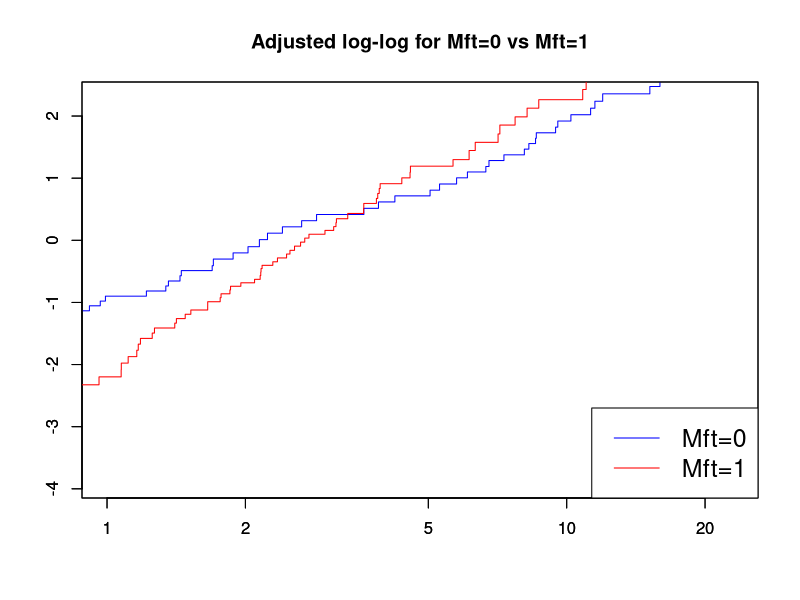
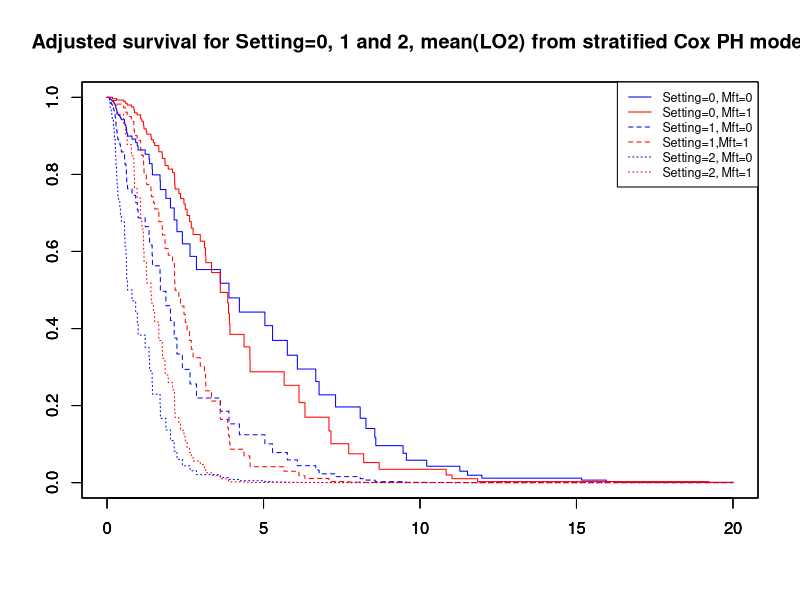
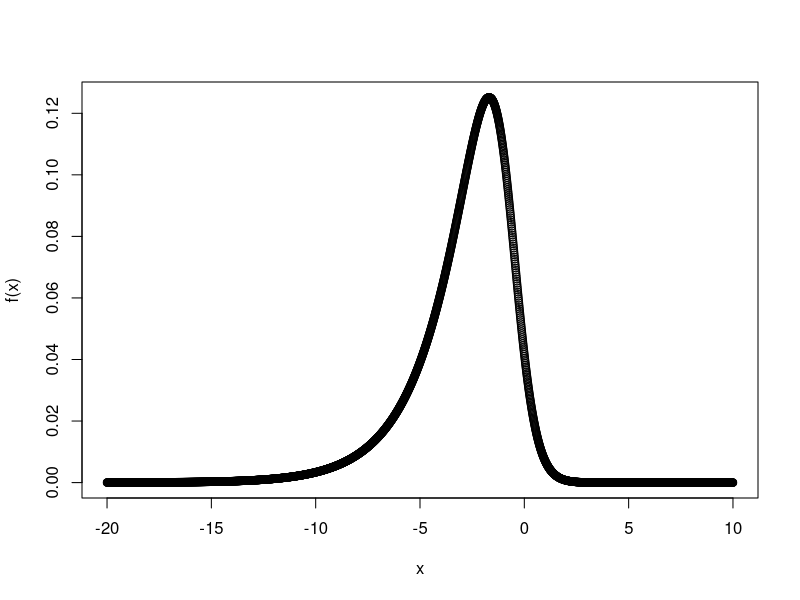
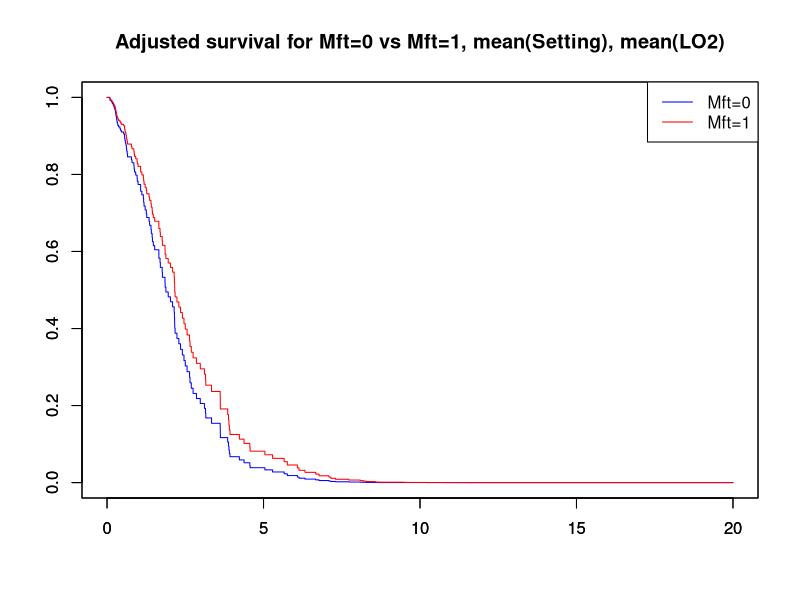

R code for these plots, in order:
## ---- chunk 1
library(knitr)
opts_chunk$set(tidy.opts=list(width.cutoff=80),tidy=TRUE)
## ---- chunk 2
knitr::opts_chunk$set(echo = TRUE)
knitr::opts_knit$set(root.dir = "C:/GitStuff/Survival_Analysis/MATH_629/Data")
## ---- chunk 3
rm(list=ls())
library(survival)
library(dplyr)
## ---- chunk 4
Ven.reset <-read.csv("VenresetMft.csv", header = TRUE)
## ---- chunk 5
Y<-Surv(Ven.reset$eventtime,Ven.reset$status)
Coxph.addicts=coxph(Y~Setting+LO2+Mft,data=Ven.reset)
summary(Coxph.addicts)
cox.zph(Coxph.addicts,transform=rank)
## ---- chunk 6
#Stratify Ventilator Data set by TR
Ven.reset0<-Ven.reset[Ven.reset$Mft==0, ]
Ven.reset1<-Ven.reset[Ven.reset$Mft==1, ]
#Create Survival Objects for both strata 
Y0<-Surv(Ven.reset0$eventtime,Ven.reset0$status==1)
Y1<-Surv(Ven.reset1$eventtime,Ven.reset1$status==1)
#Fit Cox PH models to both strata
Coxph.Ven.m0=coxph(Y0~LO2+Setting,data=Ven.reset0)
Coxph.Ven.m1=coxph(Y1~LO2+Setting,data=Ven.reset1)
#get the overall mean of LO2 and Setting 
meanLO2=mean(Ven.reset$LO2)
meanSetting=mean(Ven.reset$Setting)
#plot our adjusted survival curves 
pattern=data.frame(LO2=meanLO2,Setting=meanSetting)
plot(survfit(Coxph.Ven.m0,newdata=pattern),fun="cloglog",conf.int=F,xlim=c(1,23),ylim=c(-3.9,2.3),main="Adjusted log-log for Mft=0 vs Mft=1",col=c('blue'))
par(new=TRUE)
plot(survfit(Coxph.Ven.m1,newdata=pattern),fun="cloglog",conf.int=F,xlim=c(1,23),ylim=c(-3.9,2.3),col=c('red'))
legend("bottomright",cex=1.5,c("Mft=0","Mft=1"),lty=c("solid"),col=c("blue","red"))
## ---- chunk 7
#i Fit a stratified model 
Y<-Surv(Ven.reset$eventtime,Ven.reset$status==1)
coxph.Ven.m1<-coxph(Y~Setting + LO2 + strata(Mft),data=Ven.reset)
summary(coxph.Ven.m1)
## ---- chunk 8
coxph.Ven.m1$loglik
CSstat = -2*(coxph.Ven.m1$loglik[1]-coxph.Ven.m1$loglik[2])
print(paste("The value of our test statistic is", CSstat))
CV = qchisq(.95,df=2)
print(paste("Our critical value is:",CV))
CSstat>CV
pvalue1=pchisq(CSstat,df = 2,lower.tail = FALSE)
print(paste("Our p value is:",pvalue1))
## ---- chunk 9
meanLO2=mean(Ven.reset$LO2)
pattern1=data.frame(Setting=0,LO2=meanLO2)
plot(survfit(coxph.Ven.m1,newdata=pattern1),col=c('blue','red'),conf.int=F,main="Adjusted survival for Setting=0, 1 and 2, mean(LO2) from stratified Cox PH model")
pattern2=data.frame(Setting=1,LO2=meanLO2)
par(new=TRUE)
plot(survfit(coxph.Ven.m1,newdata=pattern2),col=c('blue','red'), lty=c('dashed'),conf.int=F)
pattern3=data.frame(Setting=2,LO2=meanLO2)
par(new=TRUE)
plot(survfit(coxph.Ven.m1,newdata=pattern3),col=c('blue','red'), lty=c('dotted'),conf.int=F)
legend("topright",cex=.75,c("Setting=0, Mft=0","Setting=0, Mft=1","Setting=1, Mft=0","Setting=1,Mft=1","Setting=2, Mft=0","Setting=2, Mft=1"),lty=c("solid","solid","dashed","dashed","dotted","dotted"),col=c("blue","red"))
## ---- chunk 10
coxph.Ven.int.m1<-coxph(Y~Setting+LO2+Mft:LO2+Mft:Setting+strata(Mft),data=Ven.reset)
summary(coxph.Ven.int.m1)
## ---- chunk 11
CSstat = -2*(coxph.Ven.m1$loglik[2]-coxph.Ven.int.m1$loglik[2])
print(paste("The value of the test statistic is:",CSstat))
CV = qchisq(.95,df=2)
print(paste("The critical value is:",CV))
CSstat>CV
pvalue2=pchisq(CSstat, 2, lower.tail = FALSE)
print(paste("The p value is:",pvalue2))
## ---- chunk 12
#HR for Setting and 95% CI for HR for Setting with MFt=0. 
b1=coxph.Ven.int.m1$coefficients[1]
exp(b1)
exp(b1-1.96*0.17398)
exp(b1+1.96*0.17398)
## ---- chunk 13
#We use a trick here and recode Mft=0 as Mft2=-1 and Mft=1 as Mft2=0 and refit the model with Mft2 rather than Mft. 
Ven.reset$Mft2=Ven.reset$Mft-1
coxph.Ven.int.m2<-coxph(Y~Setting+LO2+Mft2:LO2+Mft2:Setting+strata(Mft2),data=Ven.reset)
summary(coxph.Ven.int.m2)
#HR for Setting and 95% CI for HR for Setting with MFt=1. 
b1=coxph.Ven.int.m2$coefficients[1]
exp(b1)
exp(b1-1.96*0.1779)
exp(b1+1.96*0.1779)
## ---- chunk 14
#Create and plot our partial likelihood. 
f1.1<-function(b) 1/(exp(b*2)+2*exp(1.5*b)+1)
f1.2<-function(b) exp(2*b)/(exp(2*b)+2*exp(1.5*b))
f2.1<-function(b) exp(b)/(exp(b)+exp(2*b))
f<-function(b) f1.1(b)*f1.2(b)*f2.1(b)
x <- seq(-20,10,0.01)
plot(x, f(x))   
## ---- chunk 15
#optimize our function to get an estimate. We minizimize the negative of f (g) to maximize f. 
g=function(b) -f(b) 
optimize(g, lower = -5, upper = 0)
## ---- chunk 16
time<-c(2,3,5,6,6,7,8);status<-c(1,1,0,1,0,1,1);Dose<-c(0,2,1,1,1.5,2,1.5);
Type<-c(0,0,1,1,0,1,0)
Alcohol=data.frame(time,status,Dose,Type)
S<-Surv(Alcohol$time,Alcohol$status==1)
coxph(S~Dose+strata(Type),data=Alcohol)
## ---- chunk 17
#Our adjusted survival Curves. 
Coxph.ven3=coxph(Y~Setting+LO2+Mft,data=Ven.reset)
settingmean=mean(Ven.reset$Setting); LO2mean=mean(Ven.reset$LO2); 
pattern1=data.frame(Setting=settingmean,LO2=LO2mean,Mft=0);
pattern2=data.frame(Setting=settingmean,LO2=LO2mean,Mft=1);
plot(survfit(Coxph.ven3,newdata=pattern1),conf.int=F,main="Adjusted survival for Mft=0 vs Mft=1, mean(Setting), mean(LO2)",col=c("blue"))
par(new=TRUE)
plot(survfit(Coxph.ven3,newdata=pattern2),conf.int=F,col=c("red"))
legend("topright",c("Mft=0","Mft=1"), lty=c("solid"),col=c('blue','red'))
## ---- chunk 18
#Based on the adjusted survival curve we choose t=3.5 as a split (or cut) point. 
Venreset.cp3.5=survSplit(Ven.reset,cut=3,end="eventtime",event="status",start="start",id="id")
Venreset.cp3.5$hv2=Venreset.cp3.5$Mft*(Venreset.cp3.5$start>=3)
Y4=Surv(Venreset.cp3.5$start,Venreset.cp3.5$eventtime,Venreset.cp3.5$status)
coxph.Venreset.hs2<-coxph(Y4 ~ Setting + LO2 + Mft + hv2 + cluster(id),data=Venreset.cp3.5)
summary(coxph.Venreset.hs2)
## ---- chunk 19
#We fit an extended model with h(t)=ln(t)
Venreset.cp=survSplit(Ven.reset,cut=Ven.reset$eventtime[Ven.reset$status==1],end="eventtime",event="status",start="start",id="id")
Venreset.cp$t.Mft=Venreset.cp$Mft*log(Venreset.cp$eventtime)
#Create an extended survival object
YE<-Surv(Venreset.cp$start,Venreset.cp$eventtime,Venreset.cp$status)
#Test for clinic
coxph.venreset.ct<-coxph(YE ~ LO2 + Setting + Mft + t.Mft + cluster(id),data=Venreset.cp)
summary(coxph.venreset.ct)
